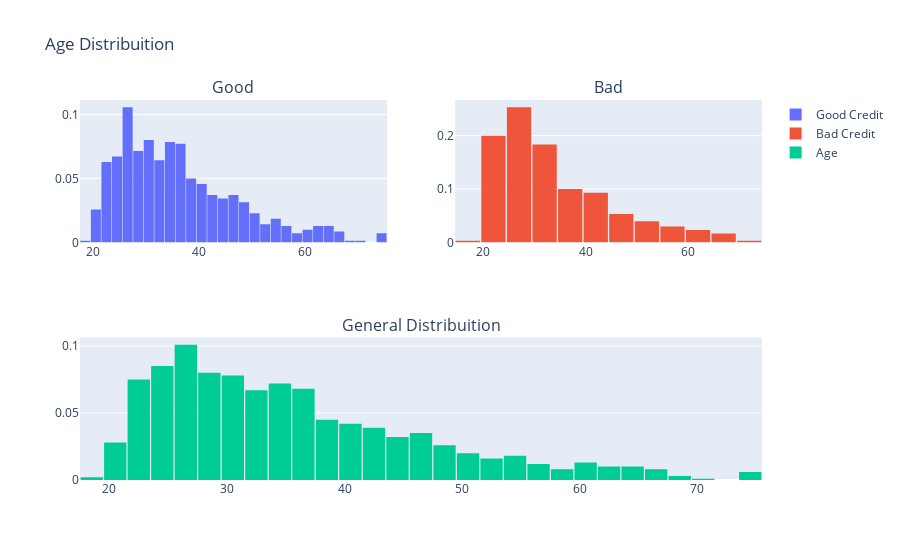

Write notebook code for a chart like this one.
### Markdown cell above
###  2.2.3 Age

### Code cell
df_good=df.loc[df["Risk"]=="good"]["Age"].values.tolist()
df_bad=df.loc[df["Risk"]=="bad"]["Age"].values.tolist()
df_age=df["Age"].values.tolist()


graph0=go.Histogram(x=df_good,histnorm="probability",name="Good Credit")
graph1=go.Histogram(x=df_bad,histnorm="probability",name="Bad Credit")
graph2=go.Histogram(x=df_age,histnorm="probability",name="Age")

fig = tls.make_subplots(rows=2, cols=2, specs=[[{}, {}], [{'colspan': 2}, None]],subplot_titles=('Good','Bad', 'General Distribuition'))

fig.append_trace(graph0,1,1)
fig.append_trace(graph1,1,2)
fig.append_trace(graph2,2,1)


fig['layout'].update(showlegend=True, title='Age Distribuition', bargap=0.05)
py.iplot(fig)

### Figure 1 — Plotly figure (JSON) as saved in the notebook; plotly's stock layout.template omitted (floating-point values rounded to 4 significant figures; data arrays with more than 128 entries replaced by an {"elided": "..."} marker saying what was removed)
{"data": [{"histnorm": "probability", "name": "Good Credit", "type": "histogram", "x": {"elided": "700 int values"}, "xaxis": "x", "yaxis": "y"}, {"histnorm": "probability", "name": "Bad Credit", "type": "histogram", "x": {"elided": "300 int values"}, "xaxis": "x2", "yaxis": "y2"}, {"histnorm": "probability", "name": "Age", "type": "histogram", "x": {"elided": "1000 int values"}, "xaxis": "x3", "yaxis": "y3"}], "layout": {"annotations": [{"font": {"size": 16}, "showarrow": false, "text": "Good", "x": 0.225, "xanchor": "center", "xref": "paper", "y": 1, "yanchor": "bottom", "yref": "paper"}, {"font": {"size": 16}, "showarrow": false, "text": "Bad", "x": 0.775, "xanchor": "center", "xref": "paper", "y": 1, "yanchor": "bottom", "yref": "paper"}, {"font": {"size": 16}, "showarrow": false, "text": "General Distribuition", "x": 0.5, "xanchor": "center", "xref": "paper", "y": 0.375, "yanchor": "bottom", "yref": "paper"}], "bargap": 0.05, "showlegend": true, "title": {"text": "Age Distribuition"}, "xaxis": {"anchor": "y", "domain": [0, 0.45]}, "xaxis2": {"anchor": "y2", "domain": [0.55, 1]}, "xaxis3": {"anchor": "y3", "domain": [0, 1]}, "yaxis": {"anchor": "x", "domain": [0.625, 1]}, "yaxis2": {"anchor": "x2", "domain": [0.625, 1]}, "yaxis3": {"anchor": "x3", "domain": [0, 0.375]}}}
